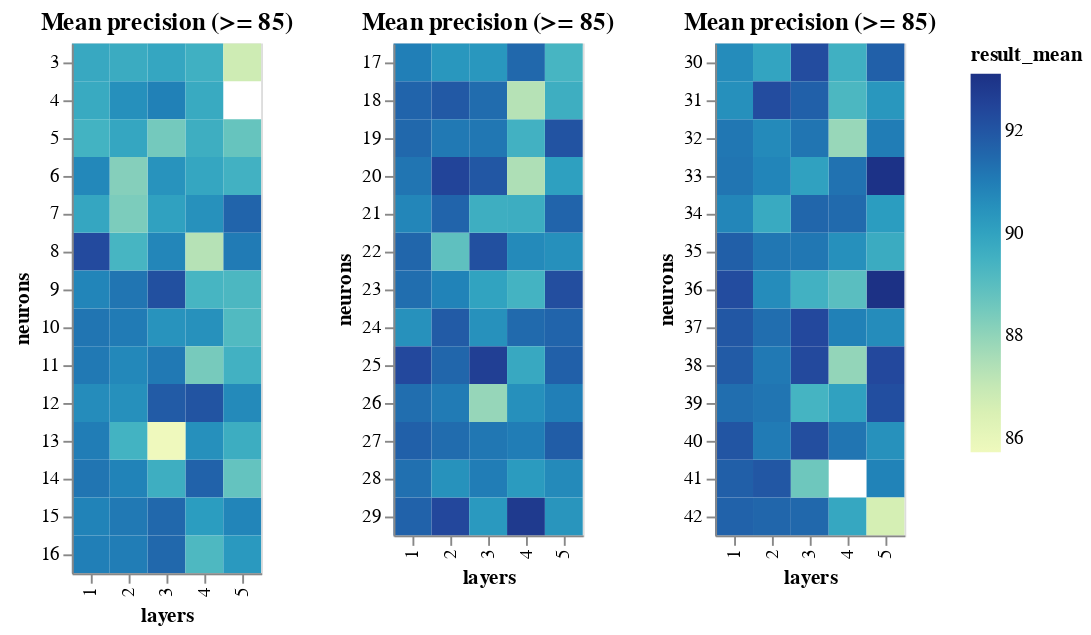

Notebook cell for this chart:
### Code cell
range_neurons_result_df = neurons_result_df[
    neurons_result_df.result_mean >= DETAILED_VIEW_TRESHOLD
]

binified_neurons_heatmap(
    f"Mean precision (>= {DETAILED_VIEW_TRESHOLD})", range_neurons_result_df
)

### Figure 1 — Vega-Lite specification as saved in the notebook (floating-point values rounded to 4 significant figures)
{"config": {"view": {"continuousWidth": 400, "continuousHeight": 300}}, "hconcat": [{"data": {"name": "data-71ac0ae5ea61fb098e664c446cee0479"}, "mark": "rect", "encoding": {"color": {"type": "quantitative", "field": "result_mean"}, "tooltip": [{"type": "quantitative", "field": "result_mean"}, {"type": "quantitative", "field": "result_std"}, {"type": "quantitative", "field": "neurons"}, {"type": "quantitative", "field": "layers"}], "x": {"type": "ordinal", "field": "layers"}, "y": {"type": "ordinal", "field": "neurons"}}, "selection": {"selector008": {"type": "interval", "bind": "scales", "encodings": ["x", "y"]}}, "title": "Mean precision (>= 85)"}, {"data": {"name": "data-f3c28af0b206c4c164aeb844cf0679d5"}, "mark": "rect", "encoding": {"color": {"type": "quantitative", "field": "result_mean"}, "tooltip": [{"type": "quantitative", "field": "result_mean"}, {"type": "quantitative", "field": "result_std"}, {"type": "quantitative", "field": "neurons"}, {"type": "quantitative", "field": "layers"}], "x": {"type": "ordinal", "field": "layers"}, "y": {"type": "ordinal", "field": "neurons"}}, "selection": {"selector009": {"type": "interval", "bind": "scales", "encodings": ["x", "y"]}}, "title": "Mean precision (>= 85)"}, {"data": {"name": "data-4f293ab270f817a78ae1819741a1312c"}, "mark": "rect", "encoding": {"color": {"type": "quantitative", "field": "result_mean"}, "tooltip": [{"type": "quantitative", "field": "result_mean"}, {"type": "quantitative", "field": "result_std"}, {"type": "quantitative", "field": "neurons"}, {"type": "quantitative", "field": "layers"}], "x": {"type": "ordinal", "field": "layers"}, "y": {"type": "ordinal", "field": "neurons"}}, "selection": {"selector010": {"type": "interval", "bind": "scales", "encodings": ["x", "y"]}}, "title": "Mean precision (>= 85)"}], "$schema": "https://vega.github.io/schema/vega-lite/v4.8.1.json", "datasets": {"data-71ac0ae5ea61fb098e664c446cee0479": [{"neurons": 8, "layers": 1, "epochs": 110, "learning_rate": 0.1039, "momentum": 0.2117, "result_mean": 92.28, "result_std": 0.8775}, {"neurons": 9, "layers": 3, "epochs": 110, "learning_rate": 0.1039, "momentum": 0.2117, "result_mean": 92.13, "result_std": 1.538}, {"neurons": 12, "layers": 4, "epochs": 110, "learning_rate": 0.1039, "momentum": 0.2117, "result_mean": 92.04, "result_std": 0.938}, {"neurons": 12, "layers": 3, "epochs": 110, "learning_rate": 0.1039, "momentum": 0.2117, "result_mean": 91.84, "result_std": 1.329}, {"neurons": 14, "layers": 4, "epochs": 110, "learning_rate": 0.1039, "momentum": 0.2117, "result_mean": 91.65, "result_std": 1.173}, {"neurons": 7, "layers": 5, "epochs": 110, "learning_rate": 0.1039, "momentum": 0.2117, "result_mean": 91.6, "result_std": 1.182}, {"neurons": 16, "layers": 3, "epochs": 110, "learning_rate": 0.1039, "momentum": 0.2117, "result_mean": 91.5, "result_std": 1.175}, {"neurons": 15, "layers": 3, "epochs": 110, "learning_rate": 0.1039, "momentum": 0.2117, "result_mean": 91.5, "result_std": 0.6175}, {"neurons": 14, "layers": 1, "epochs": 110, "learning_rate": 0.1039, "momentum": 0.2117, "result_mean": 91.21, "result_std": 0.5582}, {"neurons": 10, "layers": 1, "epochs": 110, "learning_rate": 0.1039, "momentum": 0.2117, "result_mean": 91.21, "result_std": 0.7873}, {"neurons": 9, "layers": 2, "epochs": 110, "learning_rate": 0.1039, "momentum": 0.2117, "result_mean": 91.21, "result_std": 1.251}, {"neurons": 11, "layers": 1, "epochs": 110, "learning_rate": 0.1039, "momentum": 0.2117, "result_mean": 91.11, "result_std": 1.08}, {"neurons": 11, "layers": 3, "epochs": 110, "learning_rate": 0.1039, "momentum": 0.2117, "result_mean": 91.11, "result_std": 1.083}, {"neurons": 15, "layers": 2, "epochs": 110, "learning_rate": 0.1039, "momentum": 0.2117, "result_mean": 91.11, "result_std": 2.164}, {"neurons": 10, "layers": 2, "epochs": 110, "learning_rate": 0.1039, "momentum": 0.2117, "result_mean": 91.06, "result_std": 1.074}, {"neurons": 8, "layers": 5, "epochs": 110, "learning_rate": 0.1039, "momentum": 0.2117, "result_mean": 91.06, "result_std": 0.5664}, {"neurons": 13, "layers": 1, "epochs": 110, "learning_rate": 0.1039, "momentum": 0.2117, "result_mean": 91.02, "result_std": 0.9071}, {"neurons": 16, "layers": 2, "epochs": 110, "learning_rate": 0.1039, "momentum": 0.2117, "result_mean": 91.02, "result_std": 2.627}, {"neurons": 16, "layers": 1, "epochs": 110, "learning_rate": 0.1039, "momentum": 0.2117, "result_mean": 90.97, "result_std": 1.032}, {"neurons": 4, "layers": 3, "epochs": 110, "learning_rate": 0.1039, "momentum": 0.2117, "result_mean": 90.92, "result_std": 1.051}, {"neurons": 15, "layers": 1, "epochs": 110, "learning_rate": 0.1039, "momentum": 0.2117, "result_mean": 90.87, "result_std": 0.9443}, {"neurons": 14, "layers": 2, "epochs": 110, "learning_rate": 0.1039, "momentum": 0.2117, "result_mean": 90.87, "result_std": 1.661}, {"neurons": 9, "layers": 1, "epochs": 110, "learning_rate": 0.1039, "momentum": 0.2117, "result_mean": 90.82, "result_std": 1.303}, {"neurons": 15, "layers": 5, "epochs": 110, "learning_rate": 0.1039, "momentum": 0.2117, "result_mean": 90.82, "result_std": 1.469}, {"neurons": 8, "layers": 3, "epochs": 110, "learning_rate": 0.1039, "momentum": 0.2117, "result_mean": 90.77, "result_std": 1.428}, {"neurons": 11, "layers": 2, "epochs": 110, "learning_rate": 0.1039, "momentum": 0.2117, "result_mean": 90.72, "result_std": 2.556}, {"neurons": 6, "layers": 1, "epochs": 110, "learning_rate": 0.1039, "momentum": 0.2117, "result_mean": 90.72, "result_std": 1.583}, {"neurons": 12, "layers": 5, "epochs": 110, "learning_rate": 0.1039, "momentum": 0.2117, "result_mean": 90.67, "result_std": 1.39}, {"neurons": 12, "layers": 1, "epochs": 110, "learning_rate": 0.1039, "momentum": 0.2117, "result_mean": 90.63, "result_std": 1.427}, {"neurons": 12, "layers": 2, "epochs": 110, "learning_rate": 0.1039, "momentum": 0.2117, "result_mean": 90.53, "result_std": 1.844}, {"neurons": 4, "layers": 2, "epochs": 110, "learning_rate": 0.1039, "momentum": 0.2117, "result_mean": 90.53, "result_std": 1.136}, {"neurons": 13, "layers": 4, "epochs": 110, "learning_rate": 0.1039, "momentum": 0.2117, "result_mean": 90.53, "result_std": 0.6569}, {"neurons": 10, "layers": 4, "epochs": 110, "learning_rate": 0.1039, "momentum": 0.2117, "result_mean": 90.48, "result_std": 1.433}, {"neurons": 7, "layers": 4, "epochs": 110, "learning_rate": 0.1039, "momentum": 0.2117, "result_mean": 90.48, "result_std": 0.9864}, {"neurons": 10, "layers": 3, "epochs": 110, "learning_rate": 0.1039, "momentum": 0.2117, "result_mean": 90.43, "result_std": 1.17}, {"neurons": 6, "layers": 3, "epochs": 110, "learning_rate": 0.1039, "momentum": 0.2117, "result_mean": 90.43, "result_std": 2.1}, {"neurons": 16, "layers": 5, "epochs": 110, "learning_rate": 0.1039, "momentum": 0.2117, "result_mean": 90.29, "result_std": 2.459}, {"neurons": 15, "layers": 4, "epochs": 110, "learning_rate": 0.1039, "momentum": 0.2117, "result_mean": 90.19, "result_std": 1.992}, {"neurons": 7, "layers": 3, "epochs": 110, "learning_rate": 0.1039, "momentum": 0.2117, "result_mean": 90.04, "result_std": 0.7452}, {"neurons": 7, "layers": 1, "epochs": 110, "learning_rate": 0.1039, "momentum": 0.2117, "result_mean": 89.9, "result_std": 0.8373}, {"neurons": 5, "layers": 2, "epochs": 110, "learning_rate": 0.1039, "momentum": 0.2117, "result_mean": 89.9, "result_std": 1.356}, {"neurons": 3, "layers": 3, "epochs": 110, "learning_rate": 0.1039, "momentum": 0.2117, "result_mean": 89.9, "result_std": 1.612}, {"neurons": 6, "layers": 4, "epochs": 110, "learning_rate": 0.1039, "momentum": 0.2117, "result_mean": 89.9, "result_std": 1.699}, {"neurons": 3, "layers": 1, "epochs": 110, "learning_rate": 0.1039, "momentum": 0.2117, "result_mean": 89.8, "result_std": 1.515}, {"neurons": 4, "layers": 4, "epochs": 110, "learning_rate": 0.1039, "momentum": 0.2117, "result_mean": 89.75, "result_std": 2.432}, {"neurons": 4, "layers": 1, "epochs": 110, "learning_rate": 0.1039, "momentum": 0.2117, "result_mean": 89.75, "result_std": 1.012}, {"neurons": 3, "layers": 2, "epochs": 110, "learning_rate": 0.1039, "momentum": 0.2117, "result_mean": 89.7, "result_std": 0.8834}, {"neurons": 13, "layers": 5, "epochs": 110, "learning_rate": 0.1039, "momentum": 0.2117, "result_mean": 89.65, "result_std": 2.026}, {"neurons": 5, "layers": 4, "epochs": 110, "learning_rate": 0.1039, "momentum": 0.2117, "result_mean": 89.61, "result_std": 1.087}, {"neurons": 14, "layers": 3, "epochs": 110, "learning_rate": 0.1039, "momentum": 0.2117, "result_mean": 89.61, "result_std": 0.6804}, {"neurons": 3, "layers": 4, "epochs": 110, "learning_rate": 0.1039, "momentum": 0.2117, "result_mean": 89.56, "result_std": 2.211}, {"neurons": 6, "layers": 5, "epochs": 110, "learning_rate": 0.1039, "momentum": 0.2117, "result_mean": 89.51, "result_std": 1.952}, {"neurons": 11, "layers": 5, "epochs": 110, "learning_rate": 0.1039, "momentum": 0.2117, "result_mean": 89.51, "result_std": 1.487}, {"neurons": 5, "layers": 1, "epochs": 110, "learning_rate": 0.1039, "momentum": 0.2117, "result_mean": 89.46, "result_std": 0.4415}, {"neurons": 13, "layers": 2, "epochs": 110, "learning_rate": 0.1039, "momentum": 0.2117, "result_mean": 89.46, "result_std": 1.119}, {"neurons": 8, "layers": 2, "epochs": 110, "learning_rate": 0.1039, "momentum": 0.2117, "result_mean": 89.37, "result_std": 4.451}, {"neurons": 9, "layers": 4, "epochs": 110, "learning_rate": 0.1039, "momentum": 0.2117, "result_mean": 89.37, "result_std": 5.998}, {"neurons": 9, "layers": 5, "epochs": 110, "learning_rate": 0.1039, "momentum": 0.2117, "result_mean": 89.27, "result_std": 1.662}, {"neurons": 16, "layers": 4, "epochs": 110, "learning_rate": 0.1039, "momentum": 0.2117, "result_mean": 89.22, "result_std": 2.136}, {"neurons": 10, "layers": 5, "epochs": 110, "learning_rate": 0.1039, "momentum": 0.2117, "result_mean": 89.17, "result_std": 2.339}, {"neurons": 14, "layers": 5, "epochs": 110, "learning_rate": 0.1039, "momentum": 0.2117, "result_mean": 88.78, "result_std": 2.822}, {"neurons": 5, "layers": 5, "epochs": 110, "learning_rate": 0.1039, "momentum": 0.2117, "result_mean": 88.73, "result_std": 1.816}, {"neurons": 5, "layers": 3, "epochs": 110, "learning_rate": 0.1039, "momentum": 0.2117, "result_mean": 88.49, "result_std": 1.699}, {"neurons": 11, "layers": 4, "epochs": 110, "learning_rate": 0.1039, "momentum": 0.2117, "result_mean": 88.44, "result_std": 2.218}, {"neurons": 7, "layers": 2, "epochs": 110, "learning_rate": 0.1039, "momentum": 0.2117, "result_mean": 88.35, "result_std": 3.131}, {"neurons": 6, "layers": 2, "epochs": 110, "learning_rate": 0.1039, "momentum": 0.2117, "result_mean": 88.2, "result_std": 3.776}, {"neurons": 8, "layers": 4, "epochs": 110, "learning_rate": 0.1039, "momentum": 0.2117, "result_mean": 87.32, "result_std": 5.429}, {"neurons": 3, "layers": 5, "epochs": 110, "learning_rate": 0.1039, "momentum": 0.2117, "result_mean": 86.79, "result_std": 4.511}, {"neurons": 13, "layers": 3, "epochs": 110, "learning_rate": 0.1039, "momentum": 0.2117, "result_mean": 85.72, "result_std": 6.376}], "data-f3c28af0b206c4c164aeb844cf0679d5": [{"neurons": 29, "layers": 4, "epochs": 110, "learning_rate": 0.1039, "momentum": 0.2117, "result_mean": 92.81, "result_std": 0.8225}, {"neurons": 25, "layers": 3, "epochs": 110, "learning_rate": 0.1039, "momentum": 0.2117, "result_mean": 92.62, "result_std": 1.082}, {"neurons": 20, "layers": 2, "epochs": 110, "learning_rate": 0.1039, "momentum": 0.2117, "result_mean": 92.47, "result_std": 0.4647}, {"neurons": 29, "layers": 2, "epochs": 110, "learning_rate": 0.1039, "momentum": 0.2117, "result_mean": 92.37, "result_std": 0.8217}, {"neurons": 25, "layers": 1, "epochs": 110, "learning_rate": 0.1039, "momentum": 0.2117, "result_mean": 92.33, "result_std": 1.555}, {"neurons": 23, "layers": 5, "epochs": 110, "learning_rate": 0.1039, "momentum": 0.2117, "result_mean": 92.18, "result_std": 0.8611}, {"neurons": 22, "layers": 3, "epochs": 110, "learning_rate": 0.1039, "momentum": 0.2117, "result_mean": 92.13, "result_std": 0.6819}, {"neurons": 19, "layers": 5, "epochs": 110, "learning_rate": 0.1039, "momentum": 0.2117, "result_mean": 92.04, "result_std": 1.743}, {"neurons": 20, "layers": 3, "epochs": 110, "learning_rate": 0.1039, "momentum": 0.2117, "result_mean": 91.94, "result_std": 1.711}, {"neurons": 18, "layers": 2, "epochs": 110, "learning_rate": 0.1039, "momentum": 0.2117, "result_mean": 91.89, "result_std": 0.8566}, {"neurons": 24, "layers": 2, "epochs": 110, "learning_rate": 0.1039, "momentum": 0.2117, "result_mean": 91.84, "result_std": 1.402}, {"neurons": 27, "layers": 5, "epochs": 110, "learning_rate": 0.1039, "momentum": 0.2117, "result_mean": 91.79, "result_std": 1.196}, {"neurons": 25, "layers": 5, "epochs": 110, "learning_rate": 0.1039, "momentum": 0.2117, "result_mean": 91.7, "result_std": 1.415}, {"neurons": 27, "layers": 1, "epochs": 110, "learning_rate": 0.1039, "momentum": 0.2117, "result_mean": 91.69, "result_std": 1.512}, {"neurons": 29, "layers": 1, "epochs": 110, "learning_rate": 0.1039, "momentum": 0.2117, "result_mean": 91.65, "result_std": 1.046}, {"neurons": 21, "layers": 2, "epochs": 110, "learning_rate": 0.1039, "momentum": 0.2117, "result_mean": 91.6, "result_std": 1.731}, {"neurons": 21, "layers": 5, "epochs": 110, "learning_rate": 0.1039, "momentum": 0.2117, "result_mean": 91.6, "result_std": 1.154}, {"neurons": 24, "layers": 5, "epochs": 110, "learning_rate": 0.1039, "momentum": 0.2117, "result_mean": 91.6, "result_std": 0.4987}, {"neurons": 18, "layers": 1, "epochs": 110, "learning_rate": 0.1039, "momentum": 0.2117, "result_mean": 91.6, "result_std": 1.037}, {"neurons": 25, "layers": 2, "epochs": 110, "learning_rate": 0.1039, "momentum": 0.2117, "result_mean": 91.55, "result_std": 1.364}, {"neurons": 22, "layers": 1, "epochs": 110, "learning_rate": 0.1039, "momentum": 0.2117, "result_mean": 91.55, "result_std": 1.596}, {"neurons": 19, "layers": 1, "epochs": 110, "learning_rate": 0.1039, "momentum": 0.2117, "result_mean": 91.5, "result_std": 1.257}, {"neurons": 17, "layers": 4, "epochs": 110, "learning_rate": 0.1039, "momentum": 0.2117, "result_mean": 91.5, "result_std": 1.994}, {"neurons": 24, "layers": 4, "epochs": 110, "learning_rate": 0.1039, "momentum": 0.2117, "result_mean": 91.45, "result_std": 2.032}, {"neurons": 18, "layers": 3, "epochs": 110, "learning_rate": 0.1039, "momentum": 0.2117, "result_mean": 91.4, "result_std": 1.477}, {"neurons": 27, "layers": 2, "epochs": 110, "learning_rate": 0.1039, "momentum": 0.2117, "result_mean": 91.4, "result_std": 0.9469}, {"neurons": 23, "layers": 1, "epochs": 110, "learning_rate": 0.1039, "momentum": 0.2117, "result_mean": 91.36, "result_std": 1.93}, {"neurons": 26, "layers": 1, "epochs": 110, "learning_rate": 0.1039, "momentum": 0.2117, "result_mean": 91.36, "result_std": 1.194}, {"neurons": 28, "layers": 1, "epochs": 110, "learning_rate": 0.1039, "momentum": 0.2117, "result_mean": 91.31, "result_std": 1.496}, {"neurons": 20, "layers": 1, "epochs": 110, "learning_rate": 0.1039, "momentum": 0.2117, "result_mean": 91.21, "result_std": 0.9755}, {"neurons": 27, "layers": 3, "epochs": 110, "learning_rate": 0.1039, "momentum": 0.2117, "result_mean": 91.16, "result_std": 1.1}, {"neurons": 19, "layers": 3, "epochs": 110, "learning_rate": 0.1039, "momentum": 0.2117, "result_mean": 91.16, "result_std": 1.315}, {"neurons": 19, "layers": 2, "epochs": 110, "learning_rate": 0.1039, "momentum": 0.2117, "result_mean": 91.11, "result_std": 1.841}, {"neurons": 26, "layers": 2, "epochs": 110, "learning_rate": 0.1039, "momentum": 0.2117, "result_mean": 91.06, "result_std": 1.376}, {"neurons": 28, "layers": 3, "epochs": 110, "learning_rate": 0.1039, "momentum": 0.2117, "result_mean": 91.01, "result_std": 0.6197}, {"neurons": 27, "layers": 4, "epochs": 110, "learning_rate": 0.1039, "momentum": 0.2117, "result_mean": 91.01, "result_std": 2.023}, {"neurons": 26, "layers": 5, "epochs": 110, "learning_rate": 0.1039, "momentum": 0.2117, "result_mean": 90.97, "result_std": 1.229}, {"neurons": 17, "layers": 1, "epochs": 110, "learning_rate": 0.1039, "momentum": 0.2117, "result_mean": 90.97, "result_std": 0.8908}, {"neurons": 23, "layers": 2, "epochs": 110, "learning_rate": 0.1039, "momentum": 0.2117, "result_mean": 90.87, "result_std": 2.75}, {"neurons": 21, "layers": 1, "epochs": 110, "learning_rate": 0.1039, "momentum": 0.2117, "result_mean": 90.77, "result_std": 1.705}, {"neurons": 22, "layers": 4, "epochs": 110, "learning_rate": 0.1039, "momentum": 0.2117, "result_mean": 90.67, "result_std": 1.391}, {"neurons": 28, "layers": 5, "epochs": 110, "learning_rate": 0.1039, "momentum": 0.2117, "result_mean": 90.67, "result_std": 2.622}, {"neurons": 26, "layers": 4, "epochs": 110, "learning_rate": 0.1039, "momentum": 0.2117, "result_mean": 90.53, "result_std": 2.457}, {"neurons": 22, "layers": 5, "epochs": 110, "learning_rate": 0.1039, "momentum": 0.2117, "result_mean": 90.53, "result_std": 2.441}, {"neurons": 24, "layers": 3, "epochs": 110, "learning_rate": 0.1039, "momentum": 0.2117, "result_mean": 90.48, "result_std": 0.86}, {"neurons": 24, "layers": 1, "epochs": 110, "learning_rate": 0.1039, "momentum": 0.2117, "result_mean": 90.48, "result_std": 1.05}, {"neurons": 28, "layers": 2, "epochs": 110, "learning_rate": 0.1039, "momentum": 0.2117, "result_mean": 90.48, "result_std": 2.286}, {"neurons": 29, "layers": 5, "epochs": 110, "learning_rate": 0.1039, "momentum": 0.2117, "result_mean": 90.38, "result_std": 0.9091}, {"neurons": 17, "layers": 2, "epochs": 110, "learning_rate": 0.1039, "momentum": 0.2117, "result_mean": 90.34, "result_std": 1.847}, {"neurons": 17, "layers": 3, "epochs": 110, "learning_rate": 0.1039, "momentum": 0.2117, "result_mean": 90.33, "result_std": 2.105}, {"neurons": 29, "layers": 3, "epochs": 110, "learning_rate": 0.1039, "momentum": 0.2117, "result_mean": 90.29, "result_std": 1.742}, {"neurons": 28, "layers": 4, "epochs": 110, "learning_rate": 0.1039, "momentum": 0.2117, "result_mean": 90.24, "result_std": 2.593}, {"neurons": 20, "layers": 5, "epochs": 110, "learning_rate": 0.1039, "momentum": 0.2117, "result_mean": 90.09, "result_std": 4.33}, {"neurons": 23, "layers": 3, "epochs": 110, "learning_rate": 0.1039, "momentum": 0.2117, "result_mean": 89.99, "result_std": 3.103}, {"neurons": 25, "layers": 4, "epochs": 110, "learning_rate": 0.1039, "momentum": 0.2117, "result_mean": 89.8, "result_std": 2.547}, {"neurons": 21, "layers": 4, "epochs": 110, "learning_rate": 0.1039, "momentum": 0.2117, "result_mean": 89.66, "result_std": 2.999}, {"neurons": 18, "layers": 5, "epochs": 110, "learning_rate": 0.1039, "momentum": 0.2117, "result_mean": 89.61, "result_std": 2.135}, {"neurons": 21, "layers": 3, "epochs": 110, "learning_rate": 0.1039, "momentum": 0.2117, "result_mean": 89.61, "result_std": 3.462}, {"neurons": 19, "layers": 4, "epochs": 110, "learning_rate": 0.1039, "momentum": 0.2117, "result_mean": 89.51, "result_std": 3.454}, {"neurons": 23, "layers": 4, "epochs": 110, "learning_rate": 0.1039, "momentum": 0.2117, "result_mean": 89.46, "result_std": 4.819}, {"neurons": 17, "layers": 5, "epochs": 110, "learning_rate": 0.1039, "momentum": 0.2117, "result_mean": 89.36, "result_std": 2.017}, {"neurons": 22, "layers": 2, "epochs": 110, "learning_rate": 0.1039, "momentum": 0.2117, "result_mean": 88.88, "result_std": 2.538}, {"neurons": 26, "layers": 3, "epochs": 110, "learning_rate": 0.1039, "momentum": 0.2117, "result_mean": 87.91, "result_std": 4.53}, {"neurons": 20, "layers": 4, "epochs": 110, "learning_rate": 0.1039, "momentum": 0.2117, "result_mean": 87.47, "result_std": 2.371}, {"neurons": 18, "layers": 4, "epochs": 110, "learning_rate": 0.1039, "momentum": 0.2117, "result_mean": 87.33, "result_std": 6.304}], "data-4f293ab270f817a78ae1819741a1312c": [{"neurons": 36, "layers": 5, "epochs": 110, "learning_rate": 0.1039, "momentum": 0.2117, "result_mean": 93.1, "result_std": 1.176}, {"neurons": 33, "layers": 5, "epochs": 110, "learning_rate": 0.1039, "momentum": 0.2117, "result_mean": 93.05, "result_std": 1.082}, {"neurons": 38, "layers": 5, "epochs": 110, "learning_rate": 0.1039, "momentum": 0.2117, "result_mean": 92.33, "result_std": 1.395}, {"neurons": 37, "layers": 3, "epochs": 110, "learning_rate": 0.1039, "momentum": 0.2117, "result_mean": 92.33, "result_std": 1.051}, {"neurons": 38, "layers": 3, "epochs": 110, "learning_rate": 0.1039, "momentum": 0.2117, "result_mean": 92.33, "result_std": 1.485}, {"neurons": 30, "layers": 3, "epochs": 110, "learning_rate": 0.1039, "momentum": 0.2117, "result_mean": 92.23, "result_std": 1.63}, {"neurons": 36, "layers": 1, "epochs": 110, "learning_rate": 0.1039, "momentum": 0.2117, "result_mean": 92.23, "result_std": 1.178}, {"neurons": 31, "layers": 2, "epochs": 110, "learning_rate": 0.1039, "momentum": 0.2117, "result_mean": 92.23, "result_std": 1.442}, {"neurons": 40, "layers": 3, "epochs": 110, "learning_rate": 0.1039, "momentum": 0.2117, "result_mean": 92.18, "result_std": 0.8045}, {"neurons": 39, "layers": 5, "epochs": 110, "learning_rate": 0.1039, "momentum": 0.2117, "result_mean": 92.18, "result_std": 1.681}, {"neurons": 40, "layers": 1, "epochs": 110, "learning_rate": 0.1039, "momentum": 0.2117, "result_mean": 91.99, "result_std": 0.7664}, {"neurons": 37, "layers": 1, "epochs": 110, "learning_rate": 0.1039, "momentum": 0.2117, "result_mean": 91.94, "result_std": 1.142}, {"neurons": 41, "layers": 2, "epochs": 110, "learning_rate": 0.1039, "momentum": 0.2117, "result_mean": 91.94, "result_std": 0.6214}, {"neurons": 38, "layers": 1, "epochs": 110, "learning_rate": 0.1039, "momentum": 0.2117, "result_mean": 91.84, "result_std": 1.144}, {"neurons": 41, "layers": 1, "epochs": 110, "learning_rate": 0.1039, "momentum": 0.2117, "result_mean": 91.74, "result_std": 0.9939}, {"neurons": 35, "layers": 1, "epochs": 110, "learning_rate": 0.1039, "momentum": 0.2117, "result_mean": 91.74, "result_std": 1.191}, {"neurons": 30, "layers": 5, "epochs": 110, "learning_rate": 0.1039, "momentum": 0.2117, "result_mean": 91.7, "result_std": 0.6568}, {"neurons": 31, "layers": 3, "epochs": 110, "learning_rate": 0.1039, "momentum": 0.2117, "result_mean": 91.7, "result_std": 0.56}, {"neurons": 42, "layers": 1, "epochs": 110, "learning_rate": 0.1039, "momentum": 0.2117, "result_mean": 91.65, "result_std": 0.6976}, {"neurons": 34, "layers": 3, "epochs": 110, "learning_rate": 0.1039, "momentum": 0.2117, "result_mean": 91.55, "result_std": 1.582}, {"neurons": 42, "layers": 2, "epochs": 110, "learning_rate": 0.1039, "momentum": 0.2117, "result_mean": 91.55, "result_std": 2.004}, {"neurons": 42, "layers": 3, "epochs": 110, "learning_rate": 0.1039, "momentum": 0.2117, "result_mean": 91.5, "result_std": 0.6498}, {"neurons": 34, "layers": 4, "epochs": 110, "learning_rate": 0.1039, "momentum": 0.2117, "result_mean": 91.45, "result_std": 1.509}, {"neurons": 37, "layers": 2, "epochs": 110, "learning_rate": 0.1039, "momentum": 0.2117, "result_mean": 91.36, "result_std": 1.599}, {"neurons": 39, "layers": 1, "epochs": 110, "learning_rate": 0.1039, "momentum": 0.2117, "result_mean": 91.35, "result_std": 1.314}, {"neurons": 33, "layers": 4, "epochs": 110, "learning_rate": 0.1039, "momentum": 0.2117, "result_mean": 91.26, "result_std": 1.833}, {"neurons": 32, "layers": 3, "epochs": 110, "learning_rate": 0.1039, "momentum": 0.2117, "result_mean": 91.21, "result_std": 2.408}, {"neurons": 39, "layers": 2, "epochs": 110, "learning_rate": 0.1039, "momentum": 0.2117, "result_mean": 91.21, "result_std": 1.075}, {"neurons": 40, "layers": 4, "epochs": 110, "learning_rate": 0.1039, "momentum": 0.2117, "result_mean": 91.21, "result_std": 1.031}, {"neurons": 33, "layers": 1, "epochs": 110, "learning_rate": 0.1039, "momentum": 0.2117, "result_mean": 91.21, "result_std": 1.166}, {"neurons": 32, "layers": 1, "epochs": 110, "learning_rate": 0.1039, "momentum": 0.2117, "result_mean": 91.16, "result_std": 1.113}, {"neurons": 35, "layers": 2, "epochs": 110, "learning_rate": 0.1039, "momentum": 0.2117, "result_mean": 91.16, "result_std": 0.3381}, {"neurons": 35, "layers": 3, "epochs": 110, "learning_rate": 0.1039, "momentum": 0.2117, "result_mean": 91.16, "result_std": 1.782}, {"neurons": 38, "layers": 2, "epochs": 110, "learning_rate": 0.1039, "momentum": 0.2117, "result_mean": 91.11, "result_std": 2.159}, {"neurons": 40, "layers": 2, "epochs": 110, "learning_rate": 0.1039, "momentum": 0.2117, "result_mean": 91.06, "result_std": 1.398}, {"neurons": 32, "layers": 5, "epochs": 110, "learning_rate": 0.1039, "momentum": 0.2117, "result_mean": 91.01, "result_std": 1.987}, {"neurons": 37, "layers": 4, "epochs": 110, "learning_rate": 0.1039, "momentum": 0.2117, "result_mean": 90.92, "result_std": 1.893}, {"neurons": 41, "layers": 5, "epochs": 110, "learning_rate": 0.1039, "momentum": 0.2117, "result_mean": 90.87, "result_std": 1.533}, {"neurons": 33, "layers": 2, "epochs": 110, "learning_rate": 0.1039, "momentum": 0.2117, "result_mean": 90.82, "result_std": 2.554}, {"neurons": 34, "layers": 1, "epochs": 110, "learning_rate": 0.1039, "momentum": 0.2117, "result_mean": 90.77, "result_std": 1.221}, {"neurons": 32, "layers": 2, "epochs": 110, "learning_rate": 0.1039, "momentum": 0.2117, "result_mean": 90.67, "result_std": 1.75}, {"neurons": 30, "layers": 1, "epochs": 110, "learning_rate": 0.1039, "momentum": 0.2117, "result_mean": 90.63, "result_std": 1.784}, {"neurons": 36, "layers": 2, "epochs": 110, "learning_rate": 0.1039, "momentum": 0.2117, "result_mean": 90.63, "result_std": 2.476}, {"neurons": 37, "layers": 5, "epochs": 110, "learning_rate": 0.1039, "momentum": 0.2117, "result_mean": 90.62, "result_std": 2.397}, {"neurons": 35, "layers": 4, "epochs": 110, "learning_rate": 0.1039, "momentum": 0.2117, "result_mean": 90.53, "result_std": 2.232}, {"neurons": 31, "layers": 1, "epochs": 110, "learning_rate": 0.1039, "momentum": 0.2117, "result_mean": 90.53, "result_std": 1.225}, {"neurons": 40, "layers": 5, "epochs": 110, "learning_rate": 0.1039, "momentum": 0.2117, "result_mean": 90.48, "result_std": 0.9313}, {"neurons": 31, "layers": 5, "epochs": 110, "learning_rate": 0.1039, "momentum": 0.2117, "result_mean": 90.34, "result_std": 2.248}, {"neurons": 34, "layers": 5, "epochs": 110, "learning_rate": 0.1039, "momentum": 0.2117, "result_mean": 90.19, "result_std": 3.245}, {"neurons": 33, "layers": 3, "epochs": 110, "learning_rate": 0.1039, "momentum": 0.2117, "result_mean": 90.04, "result_std": 2.774}, {"neurons": 39, "layers": 4, "epochs": 110, "learning_rate": 0.1039, "momentum": 0.2117, "result_mean": 90.04, "result_std": 2.078}, {"neurons": 30, "layers": 2, "epochs": 110, "learning_rate": 0.1039, "momentum": 0.2117, "result_mean": 89.95, "result_std": 2.093}, {"neurons": 42, "layers": 4, "epochs": 110, "learning_rate": 0.1039, "momentum": 0.2117, "result_mean": 89.85, "result_std": 1.478}, {"neurons": 34, "layers": 2, "epochs": 110, "learning_rate": 0.1039, "momentum": 0.2117, "result_mean": 89.75, "result_std": 1.158}, {"neurons": 35, "layers": 5, "epochs": 110, "learning_rate": 0.1039, "momentum": 0.2117, "result_mean": 89.7, "result_std": 2.216}, {"neurons": 30, "layers": 4, "epochs": 110, "learning_rate": 0.1039, "momentum": 0.2117, "result_mean": 89.56, "result_std": 1.561}, {"neurons": 36, "layers": 3, "epochs": 110, "learning_rate": 0.1039, "momentum": 0.2117, "result_mean": 89.51, "result_std": 1.781}, {"neurons": 39, "layers": 3, "epochs": 110, "learning_rate": 0.1039, "momentum": 0.2117, "result_mean": 89.41, "result_std": 3.605}, {"neurons": 31, "layers": 4, "epochs": 110, "learning_rate": 0.1039, "momentum": 0.2117, "result_mean": 89.27, "result_std": 3.366}, {"neurons": 36, "layers": 4, "epochs": 110, "learning_rate": 0.1039, "momentum": 0.2117, "result_mean": 88.97, "result_std": 2.806}, {"neurons": 41, "layers": 3, "epochs": 110, "learning_rate": 0.1039, "momentum": 0.2117, "result_mean": 88.58, "result_std": 4.997}, {"neurons": 38, "layers": 4, "epochs": 110, "learning_rate": 0.1039, "momentum": 0.2117, "result_mean": 87.96, "result_std": 1.115}, {"neurons": 32, "layers": 4, "epochs": 110, "learning_rate": 0.1039, "momentum": 0.2117, "result_mean": 87.86, "result_std": 3.389}, {"neurons": 42, "layers": 5, "epochs": 110, "learning_rate": 0.1039, "momentum": 0.2117, "result_mean": 86.6, "result_std": 5.602}]}}
